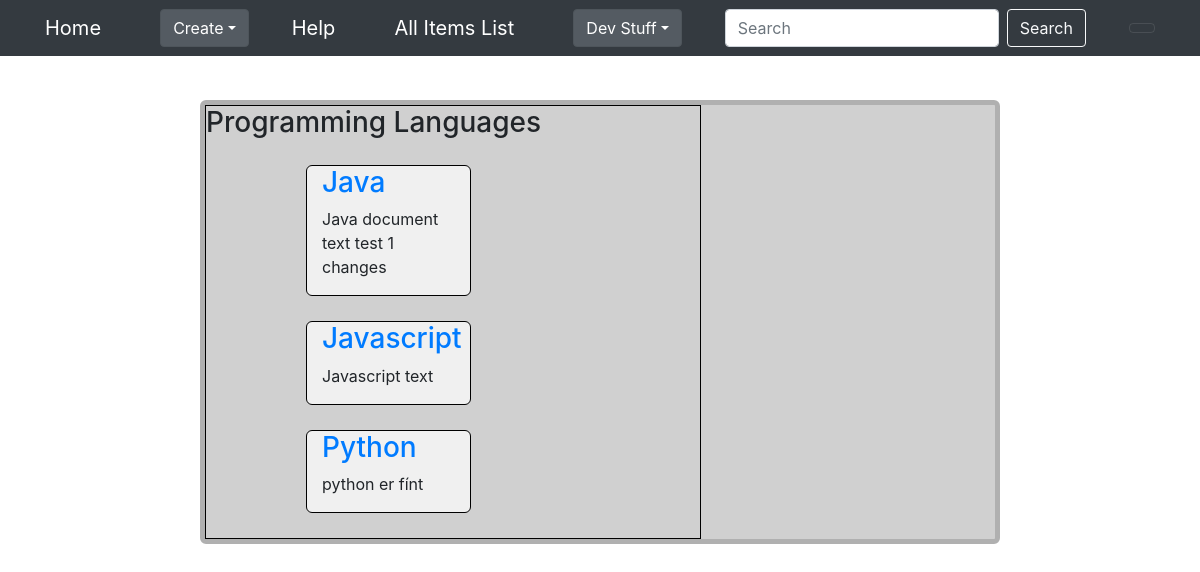
Before: /notesfromxml/programmingportal/ (signed in) with the older database file.
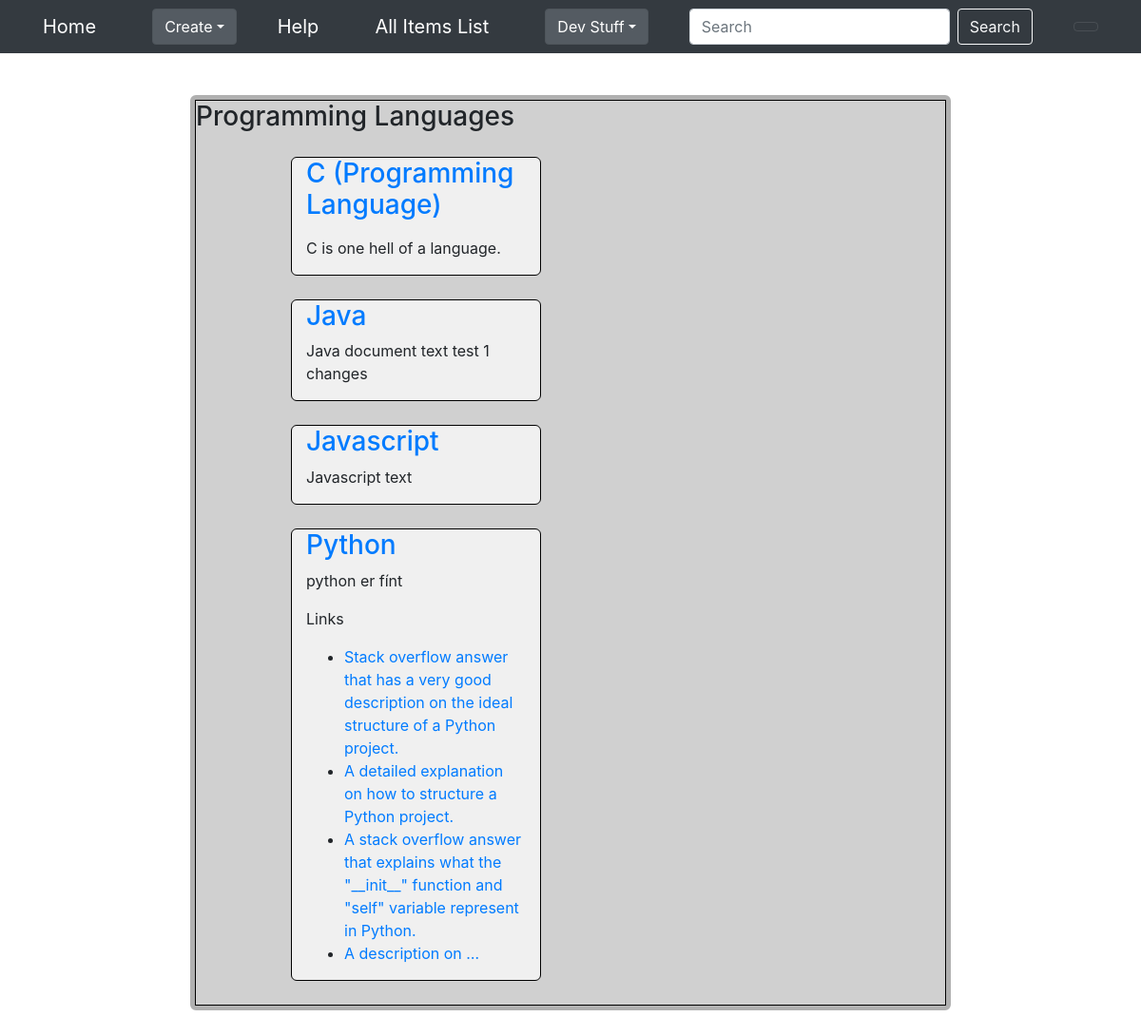
After: the same page with the newer database file.
### notesfromxml/models.py (models this page shows, shortened)
class Document(models.Model):
    document_name = models.TextField()
    document_text = models.TextField()
    def get_parsed_text(self):
        from .services import parser
        return parser.parser_main(self.document_text)

### notesfromxml/views.py (the view)
# urls.py: path('programmingportal/', views.display_programming_portal, name='display_programming_portal')  # development stuff
@login_required
def display_programming_portal(request):
    programming_languages_docs = Document.objects.filter(tagmap__tag__tag_name='Programming Language').order_by('document_name')
    return render(request, 'notesfromxml/programming-portal.html',
                  {'programming_languages_docs': programming_languages_docs})

### notesfromxml/services/parser.py (called while the page is built)
def parser_main(parsed_text):
    parsed_text = hyperlink_parser(parsed_text)
    parsed_text = java_code_parser(parsed_text)
    parsed_text = image_insert_parser(parsed_text)
    parsed_text = links_to_table_parser(parsed_text)
    parsed_text = tagged_docs_to_list_parser(parsed_text)
    parsed_text = escape_parser(parsed_text)
    return parsed_text

def java_code_parser(parsed_text):
    pattern = re.compile(r'\[java\[\[(.*?)\]\]\]', re.DOTALL)
    matches = re.finditer(pattern, parsed_text)
    if matches is not None:
        for match in matches:
            output_with_brackets = match.group()
            output_without_brackets = re.search(pattern, parsed_text).group(1).strip()
            output_with_html = '<pre><code class="language-java" data-lang="java">' + output_without_brackets \
                               + '</code></pre>'
            parsed_text = parsed_text.replace(output_with_brackets, output_with_html)
    return parsed_text

def escape_parser(parsed_text):
    pattern = re.compile(r'\[esc\[\[(.*?)\]\]\]', re.DOTALL)
    matches = re.finditer(pattern, parsed_text)
    if matches is not None:
        for match in matches:
            output_with_brackets = match.group()
            output_without_brackets = re.search(pattern, parsed_text).group(1).strip()
            output_without_brackets = output_without_brackets.replace('<', '&lt;')
            output_without_brackets = output_without_brackets.replace('>', '&gt;')
            parsed_text = parsed_text.replace(output_with_brackets, output_without_brackets)
    return parsed_text

### notesfromxml/templates/notesfromxml/programming-portal.html (shortened to what this page needs)
{% extends 'notesfromxml/base.html' %}
{% load static %}
{% block head_css_page %}
    <link href="{% static 'notesfromxml/css/programming-portal.css' %}" rel="stylesheet" media="screen">
{% endblock head_css_page %}
{% block content %}
<div class="row">
    <div id="programming-languages-container">
        <h3>Programming Languages</h3>
        {% for doc in programming_languages_docs %}
            <div class="document_wrapper col-md-4">
                <h3><a href="{% url 'notesfromxml:display_doc' doc.document_name %}">{{ doc.document_name }}</a></h3>
                <p>{{ doc.get_parsed_text| safe| truncatewords_html:50}}</p>
            </div>
        {% endfor %}
    </div>
</div>
{% endblock content %}

### notesfromxml/templates/notesfromxml/base.html (shortened to what this page needs)
<!DOCTYPE html>
<html lang="en">
<head>
    {% load static %}
    {% block head_css %}
        {% block head_css_site %}
            <link rel="stylesheet" href="{% static 'notesfromxml/bootstrap/bootstrap_4/bootstrap.min.css' %}"
 media="screen"/>
            <link href="{% static 'notesfromxml/css/base.css' %}" rel="stylesheet" media="screen">
        {% endblock head_css_site %}
        {% block head_css_page %}{% endblock head_css_page %}
    {% endblock head_css %}
</head>
<body>
    <header>
        <nav class="navbar navbar-dark bg-dark fixed-top
            {% block nav-style %}{% endblock nav-style %}" role="navigation"
        >
            <div class="container p-none">
                <a class="navbar-brand" href={% url 'notesfromxml:index' %}>Home</a>
                <div class="dropdown show">
                    <a class="btn btn-secondary dropdown-toggle" role="button"
                       data-toggle="dropdown" href="#"
                       aria-haspopup="true" aria-expanded="false">Create</a>
                </div>
                <a class="navbar-brand" href={% url 'notesfromxml:display_help' %}>Help</a>
                <a class="navbar-brand" href={% url 'notesfromxml:list_db_content' %}>All Items List</a>
                <div class="dropdown show">
                    <a class="btn btn-secondary dropdown-toggle" role="button"
                       data-toggle="dropdown" href="#"
                       aria-haspopup="true" aria-expanded="false">Dev Stuff</a>
                </div>
                <form class="form-inline" action="{% url 'notesfromxml:doc_by_tag' %}" method="post">
                    <input id="tag-search-id" name="search-bar-input" class="form-control mr-sm-2" type="search" placeholder="Search" aria-label="Search">
                    <button class="btn btn-outline-light my-2 my-sm-0" type="submit">Search</button>
                </form>
                <button type="button" class="navbar-toggler"
                        data-toggle="collapse"
                        data-target=".navbar-collapse">
                </button>
            </div>
        </nav>
    </header>
    <div id="site-wrapper">
        {% block content %}{% endblock content %}
    </div>
    {% block footer_javascript %}
        {% block footer_javascript_site %}
            <link rel="stylesheet" href="https://cdnjs.cloudflare.com/ajax/libs/prettify/r298/prettify.min.css">
            <link rel="stylesheet" href="//cdnjs.cloudflare.com/ajax/libs/highlight.js/9.12.0/styles/default.min.css">
        {% endblock footer_javascript_site %}
    {% endblock footer_javascript %}
</body>
</html>

### notesfromxml/static/notesfromxml/css/base.css (style rules this page uses)
#site-wrapper { margin-top: 100px; margin-bottom: 100px; }

### notesfromxml/static/notesfromxml/css/programming-portal.css (style rules this page uses)
.row { margin-left: 200px; margin-right: 200px; margin-top: 20px; background-color: #d0d0d0; border: 5px solid #b0b0b0; border-radius: 6px; }
.document_wrapper { border: 1px solid black; border-radius: 6px; margin: 25px 100px; background-color: #f0f0f0; }
#programming-languages-container { border: 1px solid black; }

Changed rows visible on the page:
added Document: document_name "C (Programming Language)", get_parsed_text "C is one hell of a language."
changed Document "Python": get_parsed_text "python er fínt" → "python er fínt Links Stack overflow answer that has a very good description on the ideal structure of a Python project. A detailed explanation on how to structure a Python project. A stack overflow answer that explains what the \"__init__\" function and \"self\" variable represent in Python. A description on …"
